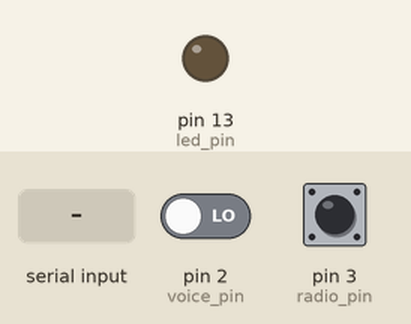
Simulated run of this sketch. Board: Arduino Uno, built with avr-gcc and run on an emulated ATmega328P. Parts: output pins drawn as LEDs (lit = HIGH). Dashed ring = blinking. Inputs (shaded band) come from the test bench; at power-on: pin 2 (voice_pin) LOW, pin 3 (radio_pin) HIGH. What the sketch prints to the serial monitor is not drawn.

Above: at 1.2 s.
1.3 s: "1" received over Serial
At 1.45 s:
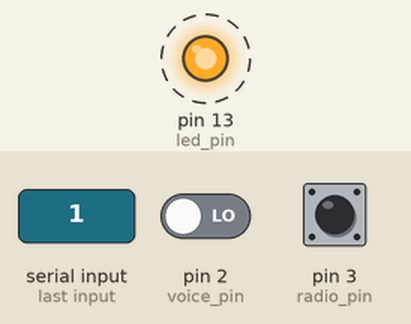
Timing chart, 0 to 10.3 s (numbered marks = the images above; inputs shaded):
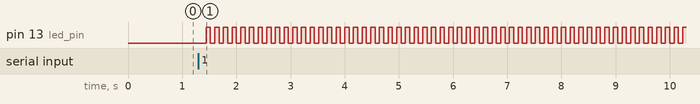

Measured:
- after the input at 1.3 s, pin 13 (led_pin): alternates HIGH for 0.08 s and LOW for 0.08 s, starting after 0.14 s

The sketch:

send_com_data.ino
```cpp
#define voice_pin 2
#define radio_pin 3
#define led_pin 13

#define interval_voice_check 1
#define period_led 80

unsigned long timer_voice_check = 0;
unsigned long timer_led = 0;
unsigned long timer_virtual_press = 0;
byte led_state = 0;
byte val, val2;
int voice_value;
bool isVirtualPress = false;
bool isWarning = false;
void setup() {
  Serial.begin(115200);
  pinMode(radio_pin, INPUT_PULLUP);
  pinMode(voice_pin, INPUT);
  pinMode(led_pin, OUTPUT);
}

//void loop() {
//  if (millis() - timer_voice_check >= interval_voice_check) {
//    timer_voice_check = millis();
//    voice_value=digitalRead(voice_pin);
//  }
//
//  if (millis() - timer_virtual_press<=100 && isVirtualPress){
//    Serial.println('1');
//  }
//  else {
//    Serial.println('0');
//    isVirtualPress=false;
//  }
//
//  if (voice_value>0 && !isVirtualPress){
//    timer_virtual_press=millis();
//    isVirtualPress=true;
//  }
//}

void loop() {
  if (Serial.available() > 0) {
    byte incomingByte = Serial.read();  // Чтение принятого байта
    if (incomingByte == '1') {  // Если принято число 1
      isWarning = !isWarning;
    }
  }

  if (millis() - timer_led >= period_led) {
    timer_led = millis();
    if (isWarning) {
      digitalWrite(led_pin, led_state);
      if (led_state == 0) {
        led_state = 1;
      }
      else {
        led_state = 0;
      }
    }
  }

  if (millis() - timer_voice_check >= interval_voice_check) {
    timer_voice_check = millis();
    val = digitalRead(voice_pin);
    val2 = !digitalRead(radio_pin);
    //    Serial.print(millis());
    //    Serial.print(',');
    Serial.println(val + val2);
    if (!isWarning){
      digitalWrite(led_pin, val + val2);
    }
  }
}
```
